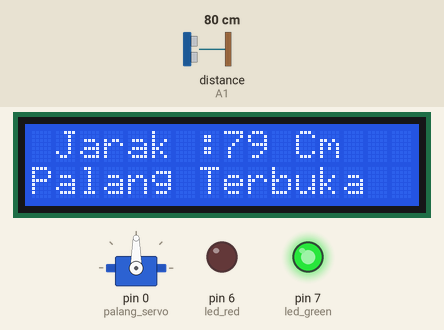
Simulated run of this sketch. Board: Arduino Uno, built with avr-gcc and run on an emulated ATmega328P. Shown: 16×2 character LCD, servo, output pins drawn as LEDs (lit = HIGH). Wiring (inferred from the names in the program): ultrasonic range finder: trigger A0; echo A1. The inputs (shaded band) are chosen by the test bench; at power-on: distance to the obstacle (sensor on A1) 80 cm. The echo pulse lasts 58.3 µs per cm; pins used as bus, display or sensor lines are not drawn.

Above: at 1.0 s.
1.3 s: distance to the obstacle (sensor on A1) set to 120 cm
At 2.2 s:
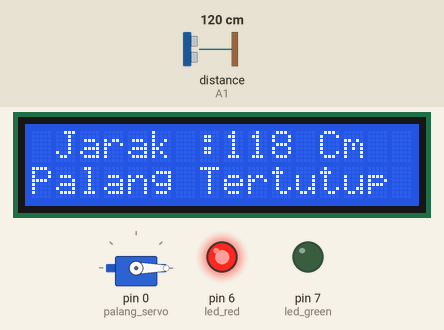
2.8 s: distance to the obstacle (sensor on A1) set to 108 cm
At 4.0 s:
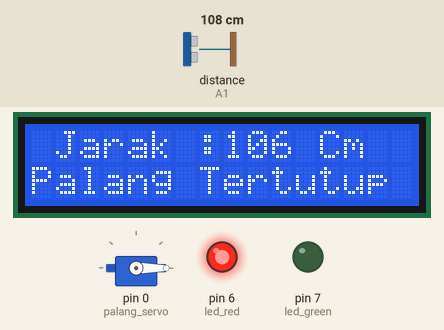
4.3 s: distance to the obstacle (sensor on A1) set to 99 cm
At 4.72 s:
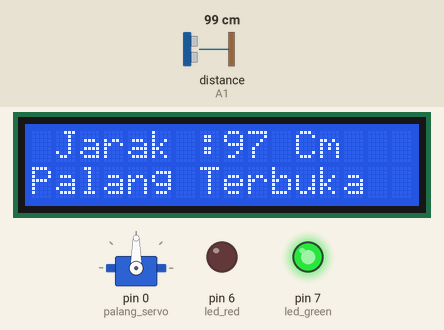
Timing chart, 0 to 7.3 s (numbered marks = the images above; inputs shaded):
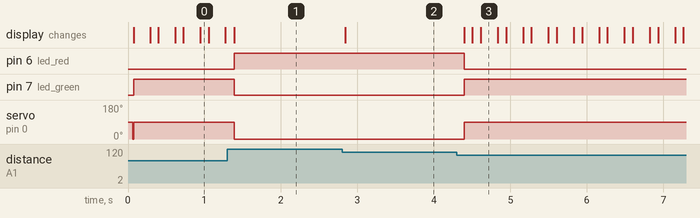

Measured:
- the behaviour switches between 103 and 102 cm on distance to the obstacle (sensor on A1) (found by bisection; images 2 and 3)
- after the input at 1.3 s, pin 6 (led_red): LOW → HIGH after 0.09 s; pin 7 (led_green): HIGH → LOW after 0.09 s; servo on pin 0 (palang_servo): 90° → 0° after 0.09 s; the display: changes after 0.09 s (image 1)
- after the input at 2.8 s, the display: changes at once (image 2)
- after the input at 4.3 s, pin 6 (led_red): HIGH → LOW after 0.10 s; pin 7 (led_green): LOW → HIGH after 0.10 s; servo on pin 0 (palang_servo): 0° → 90° after 0.10 s; the display: changes after 0.10 s (image 3)

The sketch:

Source_Code.ino
```cpp
// import library
#include <Servo.h>
#include <LiquidCrystal.h>
LiquidCrystal lcd(13, 12, 11, 10, 9, 8);   // LCD object Parameters: (rs, enable, d4, d5, d6, d7)

const int led_red = 6;                     // LED merah terhubung ke pin 6
const int led_green = 7;                   // LED hijau terhubung ke pin 7
const int trigPin = A0;                    // trigPin terhubung ke pin A0
const int echoPin = A1;                    // echopin terhubung ke pin A1

long duration, distance;                   // deklarasi variabel duration dan distance bertipe long
Servo palang_servo;                        // deklarasi variabel palang_servo bertipe servo

void setup() {                             // Setup Program

  lcd.begin(16,2);                         // setup LCD 16x2

  // setup variable
  pinMode(led_red, OUTPUT);
  pinMode(led_green, OUTPUT);
  pinMode(trigPin, OUTPUT);
  pinMode(echoPin, INPUT);
  palang_servo.attach(0);                  // palang_servo terhubung ke pin 0

  digitalWrite(led_red, LOW);              // LED merah (OFF)
  digitalWrite(led_green, LOW);            // LED hijau (OFF)
  palang_servo.write(0);                   // set palang_servo motor dengan sudut 0° derajat

  lcd.setCursor(0,0);                      // set posisi cursor (row, col)

  /* customize this display
  lcd.print(" FINAL PROJECT. ");
  lcd.setCursor(4,1);
  lcd.print(" KOMDAT ");
  delay(500);
  lcd.clear();

  lcd.setCursor(0,0);
  lcd.print("  PALANG PINTU");
  lcd.setCursor(0,1);
  lcd.print("    OTOMATIS");
  delay(500);
  lcd.clear();
  */

}

void loop() {

  digitalWrite(trigPin, LOW);               // memberikan nilai trigPin LOW untuk memastikan bahwa ‘trigger’ dalam keadaan (OFF)
  delayMicroseconds(2);
  digitalWrite(trigPin, HIGH);              // trigPin (ON) => memicu sensor ultrasonik untuk memulai pengukuran jarak.
  delayMicroseconds(10);
  digitalWrite(trigPin, LOW);               // trigPin (OFF) => untuk menghentikan sementara

  duration = pulseIn(echoPin, HIGH);        // digunakan untuk mengukur durasi pulsa yang dikembalikan oleh sensor ultrasonik pada pin echoPin
  distance = duration*0.034/2;              // menghitung perkiraan jarak objek dari sensor ultrasonik => rumus kecepatan suara

  if (distance <= 100 && distance > 0){     // condition statement => jika jarak kurang dari 100cm dan lebih dari 0cm, maka servo akan terbuka dengan sudut 90° dan jika tidak maka akan tertutup dengan sudut 0°

      lcd.setCursor(0,0);
      lcd.print(" Jarak :");
      lcd.print(distance);                  // LCD akan menampilkan jarak
      lcd.print(" Cm ");
      lcd.setCursor(0,1);
      lcd.print("Palang Terbuka ");

      digitalWrite(led_red, LOW);           // LED merah (OFF)
      digitalWrite(led_green, HIGH);        // LED hijau (ON)

      palang_servo.write(90);               // set palang_servo motor dengan sudut 90° derajat
      delay(100);

  }else {

      lcd.setCursor(0,0);
      lcd.print(" Jarak :");
      lcd.print(distance);
      lcd.print(" Cm ");
      lcd.setCursor(0,1);
      lcd.print("Palang Tertutup");

      digitalWrite(led_red, HIGH);          // LED merah (ON)
      digitalWrite(led_green, LOW);         // LED hijau (OFF)

      palang_servo.write(0);                // set palang_servo motor dengan sudut 0° derajat
      delay(100);
  }

}
```
